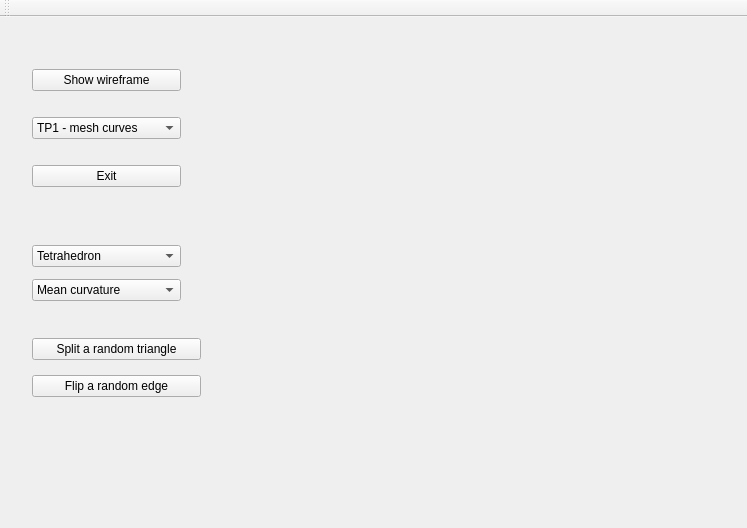
<?xml version="1.0" encoding="UTF-8"?>
<ui version="4.0">
 <class>MainWindow</class>
 <widget class="QMainWindow" name="MainWindow">
  <property name="geometry">
   <rect>
    <x>0</x>
    <y>0</y>
    <width>747</width>
    <height>528</height>
   </rect>
  </property>
  <property name="windowTitle">
   <string>Mesh_Computational_Geometry</string>
  </property>
  <widget class="QWidget" name="centralWidget">
   <property name="sizePolicy">
    <sizepolicy hsizetype="Expanding" vsizetype="Preferred">
     <horstretch>0</horstretch>
     <verstretch>0</verstretch>
    </sizepolicy>
   </property>
   <layout class="QHBoxLayout" name="horizontalLayout">
    <item>
     <widget class="GLDisplayWidget" name="widget" native="true">
      <widget class="QWidget" name="verticalLayoutWidget">
       <property name="geometry">
        <rect>
         <x>10</x>
         <y>10</y>
         <width>171</width>
         <height>181</height>
        </rect>
       </property>
       <layout class="QVBoxLayout" name="verticalLayout">
        <item>
         <widget class="QPushButton" name="pushButtonDisplayType">
          <property name="text">
           <string>Show wireframe</string>
          </property>
         </widget>
        </item>
        <item>
         <widget class="QComboBox" name="comboBoxTPswitch">
          <item>
           <property name="text">
            <string>TP1 - mesh curves</string>
           </property>
          </item>
          <item>
           <property name="text">
            <string>TP2 - Delaunay</string>
           </property>
          </item>
         </widget>
        </item>
        <item>
         <widget class="QPushButton" name="pushButtonExit">
          <property name="text">
           <string>Exit</string>
          </property>
         </widget>
        </item>
       </layout>
      </widget>
      <widget class="QWidget" name="verticalWidgetTP1" native="true">
       <property name="geometry">
        <rect>
         <x>10</x>
         <y>200</y>
         <width>171</width>
         <height>91</height>
        </rect>
       </property>
       <layout class="QVBoxLayout" name="verticalLayoutTP1">
        <item>
         <widget class="QComboBox" name="comboBoxMeshswitch">
          <property name="enabled">
           <bool>true</bool>
          </property>
          <item>
           <property name="text">
            <string>Tetrahedron</string>
           </property>
          </item>
          <item>
           <property name="text">
            <string>Pyramid</string>
           </property>
          </item>
          <item>
           <property name="text">
            <string>2D bounding box</string>
           </property>
          </item>
          <item>
           <property name="text">
            <string>Statue (OFF file)</string>
           </property>
          </item>
          <item>
           <property name="text">
            <string>Parabola</string>
           </property>
          </item>
         </widget>
        </item>
        <item>
         <widget class="QComboBox" name="comboBoxColorswitch">
          <item>
           <property name="text">
            <string>Mean curvature</string>
           </property>
          </item>
          <item>
           <property name="text">
            <string>X mean curvature</string>
           </property>
          </item>
          <item>
           <property name="text">
            <string>Y mean curvature</string>
           </property>
          </item>
          <item>
           <property name="text">
            <string>Z mean curvature</string>
           </property>
          </item>
         </widget>
        </item>
       </layout>
      </widget>
      <widget class="QWidget" name="verticalWidgetTP2" native="true">
       <property name="geometry">
        <rect>
         <x>10</x>
         <y>290</y>
         <width>191</width>
         <height>101</height>
        </rect>
       </property>
       <layout class="QVBoxLayout" name="verticalLayoutTP2">
        <item>
         <widget class="QPushButton" name="pushButtonSplitTriangle">
          <property name="text">
           <string>Split a random triangle</string>
          </property>
         </widget>
        </item>
        <item>
         <widget class="QPushButton" name="pushButtonFlipEdge">
          <property name="text">
           <string>Flip a random edge</string>
          </property>
         </widget>
        </item>
       </layout>
      </widget>
     </widget>
    </item>
   </layout>
  </widget>
  <widget class="QToolBar" name="mainToolBar">
   <attribute name="toolBarArea">
    <enum>TopToolBarArea</enum>
   </attribute>
   <attribute name="toolBarBreak">
    <bool>false</bool>
   </attribute>
  </widget>
 </widget>
 <layoutdefault spacing="6" margin="11"/>
 <customwidgets>
  <customwidget>
   <class>GLDisplayWidget</class>
   <extends>QWidget</extends>
   <header>gldisplaywidget.h</header>
   <container>1</container>
   <slots>
    <slot>changeDisplayType()</slot>
   </slots>
  </customwidget>
 </customwidgets>
 <resources/>
 <connections>
  <connection>
   <sender>pushButtonExit</sender>
   <signal>released()</signal>
   <receiver>MainWindow</receiver>
   <slot>close()</slot>
   <hints>
    <hint type="sourcelabel">
     <x>91</x>
     <y>74</y>
    </hint>
    <hint type="destinationlabel">
     <x>127</x>
     <y>143</y>
    </hint>
   </hints>
  </connection>
 </connections>
</ui>
